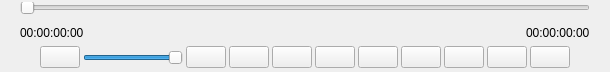
<?xml version="1.0" encoding="UTF-8"?>
<ui version="4.0">
 <class>AVMenuWidget</class>
 <widget class="QWidget" name="AVMenuWidget">
  <property name="geometry">
   <rect>
    <x>0</x>
    <y>0</y>
    <width>541</width>
    <height>72</height>
   </rect>
  </property>
  <property name="windowTitle">
   <string>AVMenuWidget</string>
  </property>
  <property name="styleSheet">
   <string notr="true">#mainWidget {
  background: rgb(69,69,69);
  border: 0px;
}

#positionLabel,
#durationLabel {
  color: white;
}

QSlider::groove:horizontal {
  border: 0px;
  background: white;
  height: 6px;
  border-radius: 1px;
}

QSlider::sub-page:horizontal {
  background: qlineargradient(x1: 0, y1: 0,    x2: 0, y2: 1, stop: 0 #66e, stop: 1 #bbf);
  background: qlineargradient(x1: 0, y1: 0.2, x2: 1, y2: 1, stop: 0 #bbf, stop: 1 #55f);
  border: 0px solid #777;
  height: 6px;
  border-radius: 1px;
}

QSlider::add-page:horizontal {
  background: #fff;
  border: 1px solid #777;
  height: 6px;
  border-radius: 1px;
}

QSlider::handle:horizontal {
  background: qlineargradient(x1:0, y1:0, x2:1, y2:1, stop:0 #eee, stop:1 #ccc);
  border: 1px solid #777;
  width: 6px;
  margin-top: -1px;
  margin-bottom: -1px;
  border-radius: 4px;
}

QSlider::handle:horizontal:hover {
  background: qlineargradient(x1:0, y1:0, x2:1, y2:1, stop:0 #fff, stop:1 #ddd);
  border: 1px solid #444;
  border-radius: 4px;
}

QSlider::sub-page:horizontal:disabled {
  background: #bbb;
  border-color: #999;
}

QSlider::add-page:horizontal:disabled {
  background: #eee;
  border-color: #999;
}

QSlider::handle:horizontal:disabled {
  background: #eee;
  border: 1px solid #aaa;
  border-radius: 4px;
}

QPushButton#stopButton,
QPushButton#playButton,
QPushButton#fastRewindButton,
QPushButton#fastForwardButton,
QPushButton#ejectButton,
QPushButton#aboutButton,
QPushButton#openButton,
QPushButton#volumeButton,
QPushButton#outputButton,
QPushButton#effectButton {
  border: 2px solid #fff;
  border-radius: 11px;
  color: transparent;
  width: 18px;
  height: 18px;
}

QPushButton#playButton {
  width: 22px;
  height: 22px;
  border-radius: 13px;
}

QPushButton:disabled {
  background-color: #eee;
}

QInputDialog {
	background-color: rgb(69,69,69);
	border: 1px solid #fff;
}

QInputDialog &gt; QLabel {
  color: white;
}
</string>
  </property>
  <layout class="QVBoxLayout" name="verticalLayout">
   <property name="spacing">
    <number>0</number>
   </property>
   <property name="leftMargin">
    <number>0</number>
   </property>
   <property name="topMargin">
    <number>0</number>
   </property>
   <property name="rightMargin">
    <number>0</number>
   </property>
   <property name="bottomMargin">
    <number>0</number>
   </property>
   <item>
    <widget class="QWidget" name="mainWidget" native="true">
     <layout class="QVBoxLayout" name="verticalLayout_2">
      <property name="spacing">
       <number>0</number>
      </property>
      <property name="leftMargin">
       <number>20</number>
      </property>
      <property name="topMargin">
       <number>2</number>
      </property>
      <property name="rightMargin">
       <number>20</number>
      </property>
      <property name="bottomMargin">
       <number>2</number>
      </property>
      <item>
       <widget class="QSlider" name="positionSlider">
        <property name="minimumSize">
         <size>
          <width>0</width>
          <height>12</height>
         </size>
        </property>
        <property name="maximumSize">
         <size>
          <width>16777215</width>
          <height>12</height>
         </size>
        </property>
        <property name="orientation">
         <enum>Qt::Horizontal</enum>
        </property>
       </widget>
      </item>
      <item>
       <widget class="QSlice" name="sliceWidget" native="true">
        <property name="minimumSize">
         <size>
          <width>0</width>
          <height>6</height>
         </size>
        </property>
        <property name="maximumSize">
         <size>
          <width>16777215</width>
          <height>6</height>
         </size>
        </property>
       </widget>
      </item>
      <item>
       <widget class="QWidget" name="horizontalWidget" native="true">
        <layout class="QHBoxLayout" name="horizontalLayout">
         <property name="spacing">
          <number>0</number>
         </property>
         <property name="leftMargin">
          <number>0</number>
         </property>
         <property name="topMargin">
          <number>0</number>
         </property>
         <property name="rightMargin">
          <number>0</number>
         </property>
         <property name="bottomMargin">
          <number>0</number>
         </property>
         <item>
          <widget class="QLabel" name="positionLabel">
           <property name="text">
            <string>00:00:00:00</string>
           </property>
          </widget>
         </item>
         <item>
          <spacer name="horizontalSpacer">
           <property name="orientation">
            <enum>Qt::Horizontal</enum>
           </property>
           <property name="sizeHint" stdset="0">
            <size>
             <width>40</width>
             <height>20</height>
            </size>
           </property>
          </spacer>
         </item>
         <item>
          <widget class="QLabel" name="durationLabel">
           <property name="text">
            <string>00:00:00:00</string>
           </property>
          </widget>
         </item>
        </layout>
       </widget>
      </item>
      <item>
       <widget class="QWidget" name="horizontalWidget" native="true">
        <layout class="QHBoxLayout" name="horizontalLayout_4">
         <property name="spacing">
          <number>3</number>
         </property>
         <property name="leftMargin">
          <number>20</number>
         </property>
         <property name="topMargin">
          <number>0</number>
         </property>
         <property name="rightMargin">
          <number>20</number>
         </property>
         <property name="bottomMargin">
          <number>0</number>
         </property>
         <item>
          <widget class="QPushButton" name="volumeButton">
           <property name="text">
            <string/>
           </property>
           <property name="icon">
            <iconset resource="NRDAVPlayer.qrc">
             <normaloff>:/volume.svg</normaloff>:/volume.svg</iconset>
           </property>
           <property name="iconSize">
            <size>
             <width>14</width>
             <height>14</height>
            </size>
           </property>
          </widget>
         </item>
         <item>
          <widget class="QSlider" name="volumeSlider">
           <property name="minimumSize">
            <size>
             <width>100</width>
             <height>0</height>
            </size>
           </property>
           <property name="maximumSize">
            <size>
             <width>100</width>
             <height>16777215</height>
            </size>
           </property>
           <property name="minimum">
            <number>0</number>
           </property>
           <property name="maximum">
            <number>100</number>
           </property>
           <property name="value">
            <number>100</number>
           </property>
           <property name="orientation">
            <enum>Qt::Horizontal</enum>
           </property>
          </widget>
         </item>
         <item>
          <spacer name="horizontalSpacer_2">
           <property name="orientation">
            <enum>Qt::Horizontal</enum>
           </property>
           <property name="sizeHint" stdset="0">
            <size>
             <width>40</width>
             <height>20</height>
            </size>
           </property>
          </spacer>
         </item>
         <item>
          <widget class="QPushButton" name="stopButton">
           <property name="text">
            <string/>
           </property>
           <property name="icon">
            <iconset resource="NRDAVPlayer.qrc">
             <normaloff>:/stop.svg</normaloff>:/stop.svg</iconset>
           </property>
           <property name="iconSize">
            <size>
             <width>10</width>
             <height>10</height>
            </size>
           </property>
          </widget>
         </item>
         <item>
          <widget class="QPushButton" name="fastRewindButton">
           <property name="text">
            <string/>
           </property>
           <property name="icon">
            <iconset resource="NRDAVPlayer.qrc">
             <normaloff>:/fr.svg</normaloff>:/fr.svg</iconset>
           </property>
           <property name="iconSize">
            <size>
             <width>12</width>
             <height>12</height>
            </size>
           </property>
          </widget>
         </item>
         <item>
          <widget class="QPushButton" name="playButton">
           <property name="text">
            <string/>
           </property>
           <property name="icon">
            <iconset resource="NRDAVPlayer.qrc">
             <normaloff>:/play.svg</normaloff>:/play.svg</iconset>
           </property>
           <property name="iconSize">
            <size>
             <width>16</width>
             <height>16</height>
            </size>
           </property>
          </widget>
         </item>
         <item>
          <widget class="QPushButton" name="fastForwardButton">
           <property name="text">
            <string/>
           </property>
           <property name="icon">
            <iconset resource="NRDAVPlayer.qrc">
             <normaloff>:/ff.svg</normaloff>:/ff.svg</iconset>
           </property>
           <property name="iconSize">
            <size>
             <width>12</width>
             <height>12</height>
            </size>
           </property>
          </widget>
         </item>
         <item>
          <spacer name="horizontalSpacer_3">
           <property name="orientation">
            <enum>Qt::Horizontal</enum>
           </property>
           <property name="sizeHint" stdset="0">
            <size>
             <width>40</width>
             <height>20</height>
            </size>
           </property>
          </spacer>
         </item>
         <item>
          <spacer name="horizontalSpacer_4">
           <property name="orientation">
            <enum>Qt::Horizontal</enum>
           </property>
           <property name="sizeHint" stdset="0">
            <size>
             <width>40</width>
             <height>20</height>
            </size>
           </property>
          </spacer>
         </item>
         <item>
          <widget class="QPushButton" name="openButton">
           <property name="text">
            <string/>
           </property>
           <property name="icon">
            <iconset resource="NRDAVPlayer.qrc">
             <normaloff>:/open.svg</normaloff>:/open.svg</iconset>
           </property>
           <property name="iconSize">
            <size>
             <width>12</width>
             <height>12</height>
            </size>
           </property>
          </widget>
         </item>
         <item>
          <widget class="QPushButton" name="ejectButton">
           <property name="text">
            <string/>
           </property>
           <property name="icon">
            <iconset resource="NRDAVPlayer.qrc">
             <normaloff>:/eject.svg</normaloff>:/eject.svg</iconset>
           </property>
           <property name="iconSize">
            <size>
             <width>10</width>
             <height>10</height>
            </size>
           </property>
          </widget>
         </item>
         <item>
          <widget class="QPushButton" name="outputButton">
           <property name="text">
            <string/>
           </property>
           <property name="icon">
            <iconset resource="NRDAVPlayer.qrc">
             <normaloff>:/device.svg</normaloff>:/device.svg</iconset>
           </property>
           <property name="iconSize">
            <size>
             <width>12</width>
             <height>12</height>
            </size>
           </property>
          </widget>
         </item>
         <item>
          <widget class="QPushButton" name="effectButton">
           <property name="text">
            <string/>
           </property>
           <property name="icon">
            <iconset resource="NRDAVPlayer.qrc">
             <normaloff>:/rotate.svg</normaloff>:/rotate.svg</iconset>
           </property>
           <property name="iconSize">
            <size>
             <width>12</width>
             <height>12</height>
            </size>
           </property>
          </widget>
         </item>
         <item>
          <widget class="QPushButton" name="aboutButton">
           <property name="text">
            <string/>
           </property>
           <property name="icon">
            <iconset resource="NRDAVPlayer.qrc">
             <normaloff>:/about.svg</normaloff>:/about.svg</iconset>
           </property>
           <property name="iconSize">
            <size>
             <width>12</width>
             <height>12</height>
            </size>
           </property>
          </widget>
         </item>
        </layout>
       </widget>
      </item>
     </layout>
    </widget>
   </item>
  </layout>
 </widget>
 <layoutdefault spacing="6" margin="11"/>
 <customwidgets>
  <customwidget>
   <class>QSlice</class>
   <extends>QWidget</extends>
   <header>qslice.h</header>
   <container>1</container>
  </customwidget>
 </customwidgets>
 <resources>
  <include location="NRDAVPlayer.qrc"/>
 </resources>
 <connections>
  <connection>
   <sender>ejectButton</sender>
   <signal>clicked()</signal>
   <receiver>AVMenuWidget</receiver>
   <slot>onEjectClicked()</slot>
   <hints>
    <hint type="sourcelabel">
     <x>464</x>
     <y>56</y>
    </hint>
    <hint type="destinationlabel">
     <x>270</x>
     <y>35</y>
    </hint>
   </hints>
  </connection>
  <connection>
   <sender>playButton</sender>
   <signal>clicked()</signal>
   <receiver>AVMenuWidget</receiver>
   <slot>onPlayClicked()</slot>
   <hints>
    <hint type="sourcelabel">
     <x>274</x>
     <y>46</y>
    </hint>
    <hint type="destinationlabel">
     <x>270</x>
     <y>30</y>
    </hint>
   </hints>
  </connection>
  <connection>
   <sender>stopButton</sender>
   <signal>clicked()</signal>
   <receiver>AVMenuWidget</receiver>
   <slot>onStopClicked()</slot>
   <hints>
    <hint type="sourcelabel">
     <x>222</x>
     <y>46</y>
    </hint>
    <hint type="destinationlabel">
     <x>270</x>
     <y>30</y>
    </hint>
   </hints>
  </connection>
  <connection>
   <sender>fastForwardButton</sender>
   <signal>clicked()</signal>
   <receiver>AVMenuWidget</receiver>
   <slot>onFFClicked()</slot>
   <hints>
    <hint type="sourcelabel">
     <x>301</x>
     <y>46</y>
    </hint>
    <hint type="destinationlabel">
     <x>270</x>
     <y>30</y>
    </hint>
   </hints>
  </connection>
  <connection>
   <sender>fastRewindButton</sender>
   <signal>clicked()</signal>
   <receiver>AVMenuWidget</receiver>
   <slot>onFRClicked()</slot>
   <hints>
    <hint type="sourcelabel">
     <x>247</x>
     <y>46</y>
    </hint>
    <hint type="destinationlabel">
     <x>270</x>
     <y>30</y>
    </hint>
   </hints>
  </connection>
  <connection>
   <sender>positionSlider</sender>
   <signal>sliderMoved(int)</signal>
   <receiver>AVMenuWidget</receiver>
   <slot>onUpdatePosition(int)</slot>
   <hints>
    <hint type="sourcelabel">
     <x>270</x>
     <y>7</y>
    </hint>
    <hint type="destinationlabel">
     <x>270</x>
     <y>30</y>
    </hint>
   </hints>
  </connection>
  <connection>
   <sender>volumeSlider</sender>
   <signal>sliderMoved(int)</signal>
   <receiver>AVMenuWidget</receiver>
   <slot>onUpdateVolume(int)</slot>
   <hints>
    <hint type="sourcelabel">
     <x>89</x>
     <y>46</y>
    </hint>
    <hint type="destinationlabel">
     <x>270</x>
     <y>30</y>
    </hint>
   </hints>
  </connection>
  <connection>
   <sender>openButton</sender>
   <signal>clicked()</signal>
   <receiver>AVMenuWidget</receiver>
   <slot>onInputUrlClicked()</slot>
   <hints>
    <hint type="sourcelabel">
     <x>439</x>
     <y>46</y>
    </hint>
    <hint type="destinationlabel">
     <x>270</x>
     <y>30</y>
    </hint>
   </hints>
  </connection>
  <connection>
   <sender>aboutButton</sender>
   <signal>clicked()</signal>
   <receiver>AVMenuWidget</receiver>
   <slot>onAbout()</slot>
   <hints>
    <hint type="sourcelabel">
     <x>489</x>
     <y>56</y>
    </hint>
    <hint type="destinationlabel">
     <x>270</x>
     <y>35</y>
    </hint>
   </hints>
  </connection>
  <connection>
   <sender>volumeButton</sender>
   <signal>clicked()</signal>
   <receiver>AVMenuWidget</receiver>
   <slot>onMuteClicked()</slot>
   <hints>
    <hint type="sourcelabel">
     <x>50</x>
     <y>56</y>
    </hint>
    <hint type="destinationlabel">
     <x>270</x>
     <y>35</y>
    </hint>
   </hints>
  </connection>
 </connections>
 <slots>
  <signal>onEject()</signal>
  <signal>onStop()</signal>
  <signal>onPause()</signal>
  <signal>onPlay()</signal>
  <signal>onSeek(int)</signal>
  <signal>onFF()</signal>
  <signal>onFR()</signal>
  <signal>onVolume(int)</signal>
  <slot>onEjectClicked()</slot>
  <slot>onStopClicked()</slot>
  <slot>onPlayClicked()</slot>
  <slot>onFFClicked()</slot>
  <slot>onFRClicked()</slot>
  <slot>onUpdatePosition(int)</slot>
  <slot>onUpdateVolume(int)</slot>
  <slot>onInputUrlClicked()</slot>
  <slot>onAbout()</slot>
  <slot>onMuteClicked()</slot>
 </slots>
</ui>
